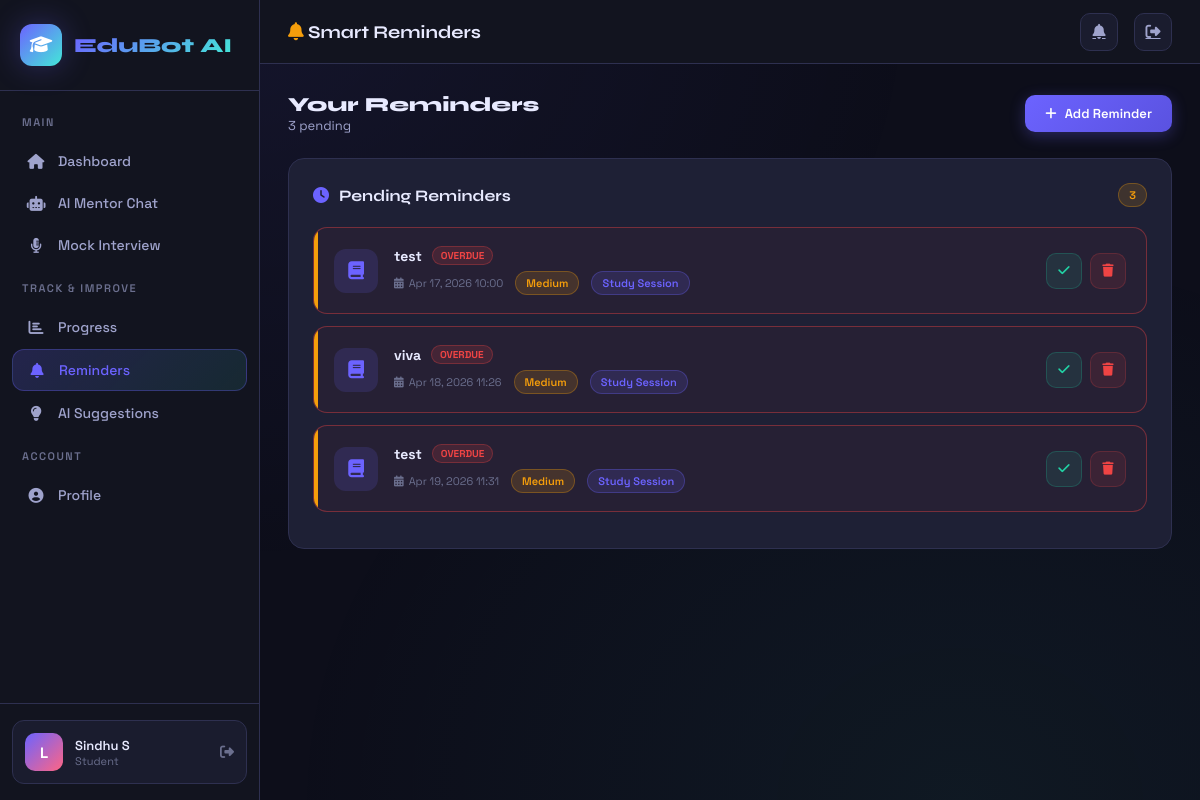
The app's page /reminders/ (signed in) with its own data.
### core/models.py (models this page shows)
class Reminder(models.Model):
    TYPES = [
        ('study', 'Study Session'),
        ('interview_practice', 'Interview Practice'),
        ('assignment', 'Assignment Deadline'),
        ('revision', 'Revision'),
        ('custom', 'Custom'),
    ]
    PRIORITY = [('low', 'Low'), ('medium', 'Medium'), ('high', 'High')]
    REPEAT = [('none', 'No Repeat'), ('daily', 'Daily'), ('weekly', 'Weekly')]
    user = models.ForeignKey(User, on_delete=models.CASCADE, related_name='reminders')
    title = models.CharField(max_length=200)
    description = models.TextField(blank=True)
    reminder_type = models.CharField(max_length=30, choices=TYPES, default='study')
    priority = models.CharField(max_length=10, choices=PRIORITY, default='medium')
    due_datetime = models.DateTimeField()
    repeat = models.CharField(max_length=10, choices=REPEAT, default='none')
    is_completed = models.BooleanField(default=False)
    is_active = models.BooleanField(default=True)
    created_at = models.DateTimeField(auto_now_add=True)
    class Meta:
        ordering = ['due_datetime']
    @property
    def is_overdue(self):
        return not self.is_completed and self.due_datetime < timezone.now()

### core/views.py (the view, shortened to what this page needs)
# urls.py: path('reminders/', views.reminders, name='reminders'),
@login_required
def reminders(request):
    all_reminders = Reminder.objects.filter(user=request.user, is_active=True)
    pending = all_reminders.filter(is_completed=False)
    completed = all_reminders.filter(is_completed=True)[:10]
    return render(request, 'reminders/reminders.html', {
        'pending_reminders': pending, 'completed_reminders': completed
    })

### templates/reminders/reminders.html (shortened to what this page needs)
{% extends 'base.html' %}
{% block page_title %}<i class="fas fa-bell" style="color:var(--warning)"></i> Smart Reminders{% endblock %}
{% block content %}
<div style="display:flex;gap:12px;margin-bottom:24px;align-items:center">
  <div>
    <h2 style="font-family:'Syne',sans-serif;font-weight:800;font-size:20px">Your Reminders</h2>
    <p style="color:var(--text2);font-size:13px">{{ pending_reminders.count }} pending</p>
  </div>
  <button class="btn btn-primary" onclick="document.getElementById('add-modal').classList.add('show')">
    <i class="fas fa-plus"></i> Add Reminder
  </button>
</div>
<div class="card" style="margin-bottom:20px">
  <div class="card-header">
    <div class="card-title"><i class="fas fa-clock"></i> Pending Reminders</div>
    <span class="badge badge-warning">{{ pending_reminders.count }}</span>
  </div>
  {% if pending_reminders %}
    {% for r in pending_reminders %}
    <div class="r-card {{ r.priority }} {% if r.is_overdue %}overdue{% endif %}" id="r-{{ r.id }}">
      <div class="r-type-icon" style="background:{% if r.reminder_type == 'study' %}rgba(108,99,255,0.15);color:var(--primary){% elif r.reminder_type == 'interview_practice' %}rgba(67,232,216,0.15);color:var(--accent){% elif r.reminder_type == 'assignment' %}rgba(239,68,68,0.15);color:var(--danger){% else %}rgba(245,158,11,0.15);color:var(--warning){% endif %}">
        {% if r.reminder_type == 'study' %}<i class="fas fa-book"></i>
        {% elif r.reminder_type == 'interview_practice' %}<i class="fas fa-microphone-alt"></i>
        {% elif r.reminder_type == 'assignment' %}<i class="fas fa-file-alt"></i>
        {% elif r.reminder_type == 'revision' %}<i class="fas fa-sync"></i>
        {% else %}<i class="fas fa-star"></i>{% endif %}
      </div>
      <div class="r-body">
        <div class="r-title-row">
          <span class="r-title">{{ r.title }}</span>
          {% if r.is_overdue %}<span class="overdue-badge">OVERDUE</span>{% endif %}
        </div>
        <div class="r-meta">
          <span class="r-time-label"><i class="fas fa-calendar-alt"></i> {{ r.due_datetime|date:"M d, Y H:i" }}</span>
          <span class="badge badge-{% if r.priority == 'high' %}danger{% elif r.priority == 'medium' %}warning{% else %}success{% endif %}">{{ r.priority|title }}</span>
          <span class="badge badge-primary">{{ r.get_reminder_type_display }}</span>
        </div>
      </div>
      <div class="r-actions">
        <button class="btn btn-success btn-icon" title="Mark Done" onclick="completeReminder({{ r.id }})"><i class="fas fa-check"></i></button>
        <button class="btn btn-danger btn-icon" title="Delete" onclick="deleteReminder({{ r.id }})"><i class="fas fa-trash"></i></button>
      </div>
    </div>
    {% endfor %}
  {% else %}
    <div class="empty-state"><i class="fas fa-bell-slash"></i><p>No pending reminders. Add one to stay organized!</p></div>
  {% endif %}
</div>
{% endblock %}

### templates/base.html (shortened to what this page needs)
<!DOCTYPE html>
<html lang="en">
<head>
<link rel="stylesheet" href="https://cdnjs.cloudflare.com/ajax/libs/font-awesome/6.5.0/css/all.min.css">
</head>
<body>
{% if user.is_authenticated %}
<aside class="sidebar">
  <div class="sidebar-brand">
    <div class="brand-icon"><i class="fas fa-graduation-cap"></i></div>
    <span class="brand-text">EduBot AI</span>
  </div>
  <nav class="sidebar-nav">
    {% if user.is_staff %}
    <div class="nav-section">
      <div class="nav-label">Admin Panel</div>
      <a href="{% url 'admin_dashboard' %}" class="nav-item {% if request.resolver_match.url_name == 'admin_dashboard' %}active{% endif %}">
        <i class="fas fa-fw fa-chart-pie"></i> Dashboard
      </a>
      <a href="{% url 'admin_students' %}" class="nav-item {% if 'students' in request.path %}active{% endif %}">
        <i class="fas fa-fw fa-users"></i> Students
      </a>
      <a href="{% url 'admin_analytics' %}" class="nav-item {% if 'analytics' in request.path %}active{% endif %}">
        <i class="fas fa-fw fa-chart-line"></i> Analytics
      </a>
    </div>
    {% else %}
    <div class="nav-section">
      <div class="nav-label">Main</div>
      <a href="{% url 'dashboard' %}" class="nav-item {% if request.resolver_match.url_name == 'dashboard' %}active{% endif %}">
        <i class="fas fa-fw fa-home"></i> Dashboard
      </a>
      <a href="{% url 'chatbot' %}" class="nav-item {% if 'chat' in request.path %}active{% endif %}">
        <i class="fas fa-fw fa-robot"></i> AI Mentor Chat
      </a>
      <a href="{% url 'interview_list' %}" class="nav-item {% if 'interview' in request.path %}active{% endif %}">
        <i class="fas fa-fw fa-microphone-alt"></i> Mock Interview
      </a>
    </div>
    <div class="nav-section">
      <div class="nav-label">Track & Improve</div>
      <a href="{% url 'progress' %}" class="nav-item {% if 'progress' in request.path %}active{% endif %}">
        <i class="fas fa-fw fa-chart-bar"></i> Progress
      </a>
      <a href="{% url 'reminders' %}" class="nav-item {% if 'reminder' in request.path %}active{% endif %}">
        <i class="fas fa-fw fa-bell"></i> Reminders
      </a>
      <a href="{% url 'suggestions' %}" class="nav-item {% if 'suggestion' in request.path %}active{% endif %}">
        <i class="fas fa-fw fa-lightbulb"></i> AI Suggestions
      </a>
    </div>
    <div class="nav-section">
      <div class="nav-label">Account</div>
      <a href="{% url 'profile' %}" class="nav-item {% if 'profile' in request.path %}active{% endif %}">
        <i class="fas fa-fw fa-user-circle"></i> Profile
      </a>
    </div>
    {% endif %}
  </nav>
  <div class="sidebar-footer">
    <div class="user-card">
      <div class="user-avatar">{{ user.username|first|upper }}</div>
      <div class="user-info">
        <div class="user-name">{{ user.get_full_name|default:user.username }}</div>
        <div class="user-role">{% if user.is_staff %}Administrator{% else %}Student{% endif %}</div>
      </div>
      <a href="{% url 'logout' %}" class="user-logout" title="Logout"><i class="fas fa-sign-out-alt"></i></a>
    </div>
  </div>
</aside>
<main class="main">
  <div class="topbar">
    <span class="topbar-title">{% block page_title %}Dashboard{% endblock %}</span>
    {% if not user.is_staff %}
    <a href="{% url 'reminders' %}" class="topbar-btn" title="Reminders"><i class="fas fa-bell"></i></a>
    {% endif %}
    <a href="{% url 'logout' %}" class="topbar-btn" title="Logout"><i class="fas fa-sign-out-alt"></i></a>
  </div>
  <div class="content">
    {% block content %}{% endblock %}
  </div>
</main>
{% else %}
{% block auth_content %}{% endblock %}
{% endif %}
</body>
</html>

### templates/reminders/reminders.html (style rules this page uses)
.r-card { background:var(--card);border:1px solid var(--border);border-radius:14px;padding:18px 20px;margin-bottom:12px;display:flex;align-items:center;gap:16px;transition:.3s;position:relative;overflow:hidden }
.r-card::before { content:'';position:absolute;left:0;top:0;bottom:0;width:4px }
.r-card.medium::before { background:var(--warning) }
.r-card.overdue { border-color:rgba(239,68,68,0.4);background:rgba(239,68,68,0.04) }
.r-type-icon { width:44px;height:44px;border-radius:12px;display:flex;align-items:center;justify-content:center;font-size:18px;flex-shrink:0 }
.r-body { flex:1;min-width:0 }
.r-title-row { display:flex;align-items:center;gap:10px }
.r-title { font-size:14px;font-weight:700 }
.r-meta { display:flex;align-items:center;gap:12px;margin-top:6px;flex-wrap:wrap }
.r-time-label { font-size:11px;color:var(--text3);display:flex;align-items:center;gap:5px }
.r-actions { display:flex;gap:8px;flex-shrink:0 }
.overdue-badge { background:rgba(239,68,68,0.15);color:var(--danger);border:1px solid rgba(239,68,68,0.3);font-size:10px;font-weight:700;padding:2px 8px;border-radius:10px }

### records on screen
Reminder: title "test", is_completed "OVERDUE", due_datetime "Apr 17, 2026 10:00", priority "Medium", reminder_type "Study Session"
Reminder: title "viva", is_completed "OVERDUE", due_datetime "Apr 18, 2026 11:26", priority "Medium", reminder_type "Study Session"
Reminder: title "test", is_completed "OVERDUE", due_datetime "Apr 19, 2026 11:31", priority "Medium", reminder_type "Study Session"

### other values on screen
{{ user.username|first|upper }} "L"
{{ user.get_full_name|default:user.username }} "Sindhu S"
{{ pending_reminders.count }} "3"
